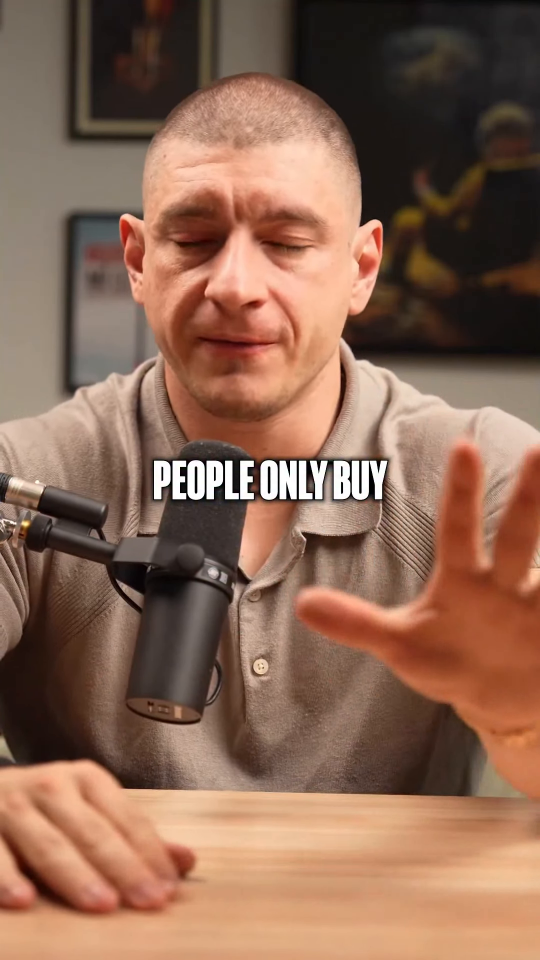
#> input picture frame 27 of projects/five-currencies/public/fg.webm, 1080 x 1920 px, given in place of clean.mp4, which was not available (shown at 1/2 size)
$ python last_frames.py
#> lines starting #> are read from the running program, lines starting #| are printed output that depends on the picture; pictures that were not available may be replaced by others from this repository, and a replacement may not be noted
"""Freeze frames for the end hold: public/img/last.png (clean plate) and last_fg.png (speaker with alpha)."""
import cv2, numpy as np
def last(path):
#> called with path = 'public/clean.mp4'
    cap = cv2.VideoCapture(path); n = int(cap.get(cv2.CAP_PROP_FRAME_COUNT)); f = None
    cap.set(cv2.CAP_PROP_POS_FRAMES, n - 3)
    while True:
        ok, g = cap.read()
#> g is the input picture: shape (1920, 1080, 3); mean B, G, R 84.1, 103.4, 139.4
        if not ok: return f
        f = g
c = last("public/clean.mp4"); m = cv2.cvtColor(last("cache/matte.mp4"), cv2.COLOR_BGR2GRAY)
#> after `c = last('public/clean.mp4')`:
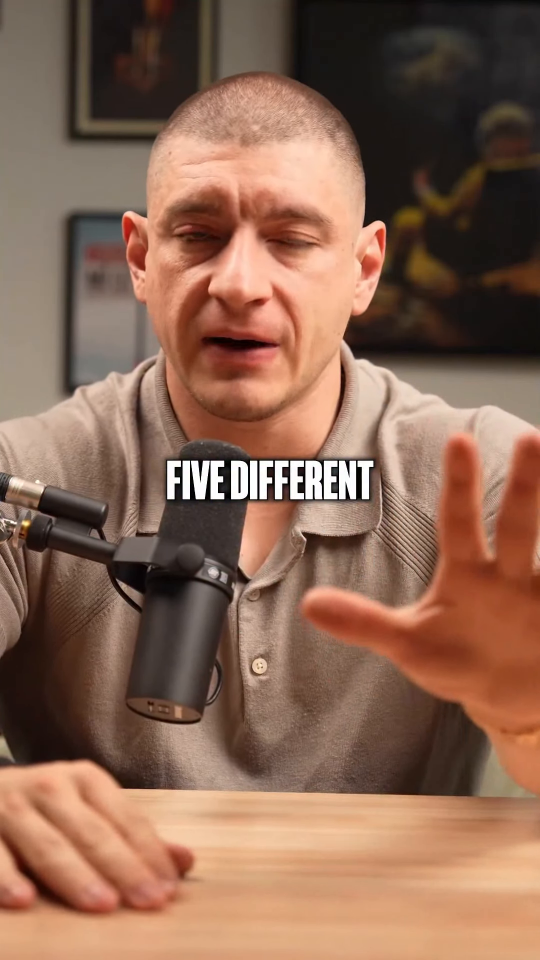
#> c: shape (1920, 1080, 3) (shown at 1/2 size); mean B, G, R 83.8, 103, 139
#> after `m = cv2.cvtColor(last('cache/matte.mp4'), cv2.COLOR_BGR2GRAY)`:
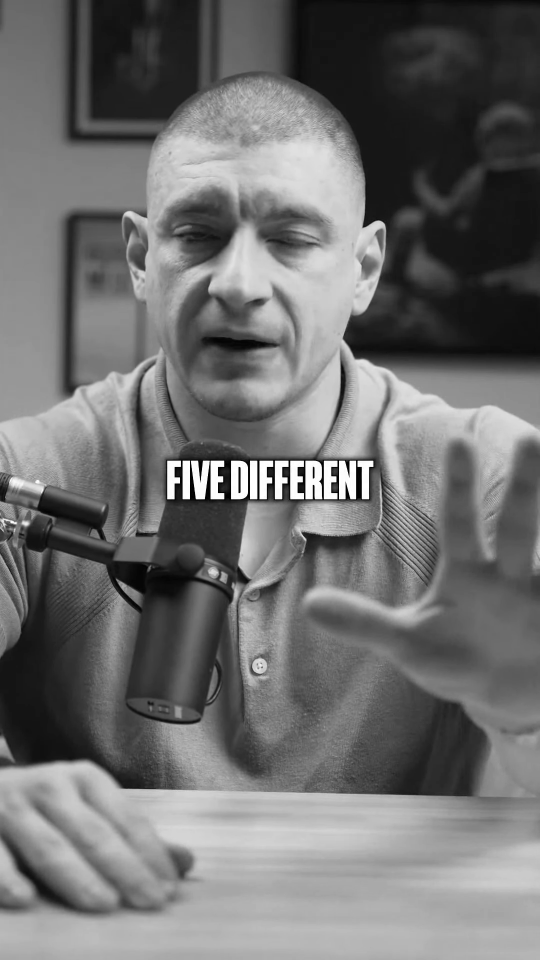
#> m: shape (1920, 1080) (shown at 1/2 size); min 0, max 255, mean 111.5
m = np.clip((m.astype(np.float32) - 60) * 1.4, 0, 255).astype(np.uint8)
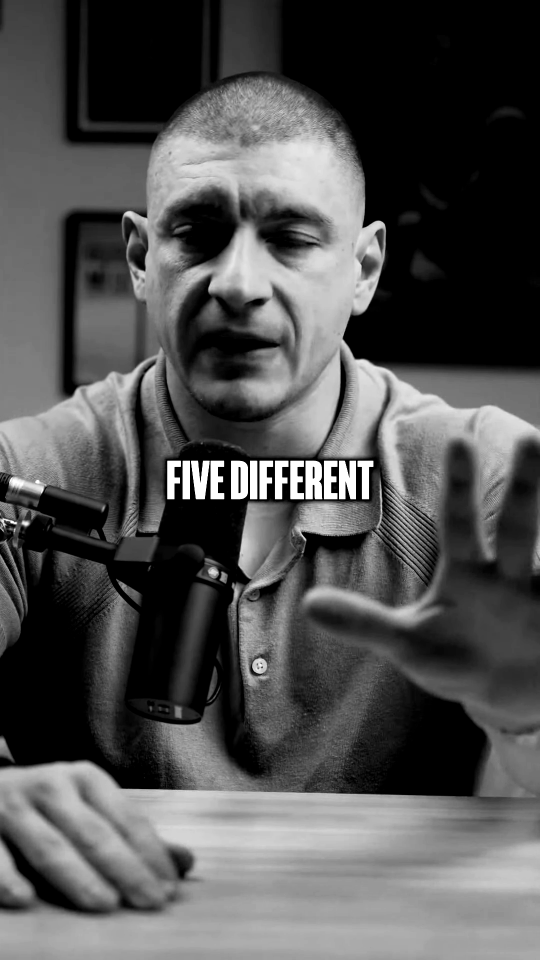
#> m: shape (1920, 1080) (shown at 1/2 size); min 0, max 255, mean 81.5
m = cv2.GaussianBlur(cv2.erode(m, np.ones((3, 3), np.uint8)), (0, 0), 1.2)
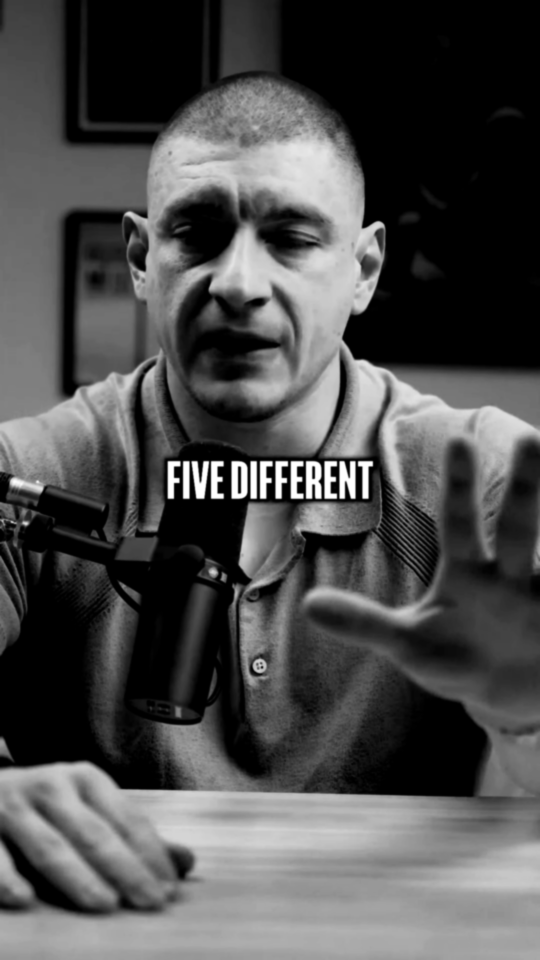
#> m: shape (1920, 1080) (shown at 1/2 size); min 0, max 255, mean 77.1
cv2.imwrite("public/img/last.png", c)
cv2.imwrite("public/img/last_fg.png", np.dstack([c, m]))
